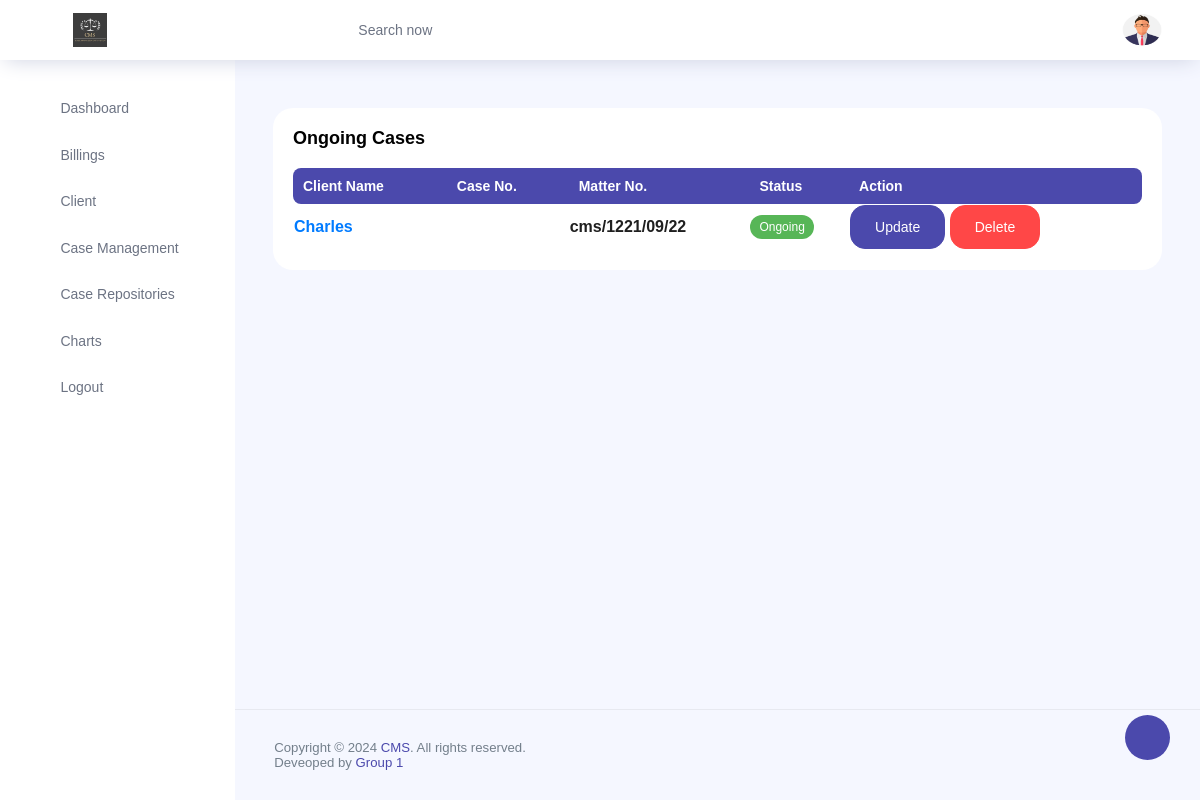
Screenshot of /activeClient/ with the database file from the repository.
### app/models.py (models this page shows, shortened)
class Clients(models.Model):
    first_name = models.CharField(max_length=100)
    sir_name = models.CharField(max_length=100)
    phone_number = models.CharField(max_length=15)
    email = models.EmailField()
    county = models.CharField(max_length=100)
    country = models.CharField(max_length=100)
    status= models.CharField(max_length=100,choices=[('ongoing','ongoing'),('case closed','case closed')],default='ongoing',blank=True,null=True)
    matter_number = models.CharField(max_length=100)
    matter_name = models.CharField(max_length=100)
    document_upload = models.FileField(upload_to='documents/')
    description = models.TextField()
    pleading_status = models.CharField(
        max_length=50,
        choices=[('plaintiff', 'Plaintiff'), ('defendant', 'Defendant')]
    )
    MATTER_TYPE_CHOICES = [
        ('criminal', 'Criminal'),
        ('civil', 'Civil'),
        ('other', 'Other Services'),
    ]
    CRIMINAL_CHOICES = [
        ('option1', 'Option 1'),
        ('option2', 'Option 2'),
        ('option3', 'Option 3'),
    ]
    CIVIL_CHOICES = [
        ('option1', 'Option 1'),
        ('option2', 'Option 2'),
        ('option3', 'Option 3'),
    ]
    OTHER_SERVICES_CHOICES = [
        ('option1', 'Option 1'),
        ('option2', 'Option 2'),
        ('option3', 'Option 3'),
    ]
    statement = models.TextField()
    dispute = models.CharField(max_length=50, choices=MATTER_TYPE_CHOICES)
    criminal_sub_option = models.CharField(max_length=50, blank=True, null=True, choices=CRIMINAL_CHOICES)
    civil_sub_option = models.CharField(max_length=50, blank=True, null=True, choices=CIVIL_CHOICES)
    other_services_sub_option = models.CharField(max_length=50, blank=True, null=True, choices=OTHER_SERVICES_CHOICES)
    billing = models.CharField(default=0.0,blank=True,null=True,max_length=100)
    payment_status = models.CharField(
        max_length=50,
        null=True,
        blank=True,
        choices=[('paid', 'Paid'), ('unpaid', 'Unpaid'), ('pro Bono', 'pro_Bono')]
    )

### app/views.py (the view)
# urls.py: path("activeClient/", activeClient, name="activeClient"),
def activeClient(request):
    data=Clients.objects.filter(status='ongoing')
    context = {
        "data": data,
    }
    return render(request, "ongoing.html",context)

### app/templates/ongoing.html
{% extends 'base.html'  %}
{% block content %}
<div class="content-wrapper">
    <div class="row" style="margin-top: 10px;">
        <div class="col-md-12 grid-margin stretch-card">
            <div class="card">
                <div class="card-body">
                    <p class="card-title">Ongoing Cases</p>
                    <div class="row">
                        <div class="col-12">
                            {% if data %}
                            <div class="table-responsive">
                                <table id="example" class="display expandable-table" style="width:100%">
                                    <thead>
                                        <tr>
                                            <th>Client Name</th>
                                            <th>Case No.</th>
                                            <th>Matter No.</th>
                                            <th>Status</th>
                                            <th>Action</th>
                                        </tr>
                                    </thead>
                                    <tbody>
                                        {% for client in data %}
                                        <tr>
                                            <th><a href="/clientInfo/{{client.id}}">{{client.first_name}}</a></th>
                                            <th>{{client.name}}</th>
                                            <th>{{client.matter_number}}</th>
                                            <th>
                                                {% if client.status == 'ongoing' %}
                                                <span class="badge badge-success">Ongoing</span>
                                                {% else %}
                                                <span class="badge badge-danger">Closed</span>
                                                {% endif %}
                                            </th>
                                            <th>
                                                <a href="/updateClient/{{client.id}}" class="btn btn-primary">Update</a>
                                                <a href="/deleteClient/{{client.id}}" onclick="return confirm('Are you sure you want to delete?')" class="btn btn-danger">Delete</a>
                                            </th>
                                        </tr>
                                        {% endfor %}
                                    </tbody>
                                </table>
                            </div>
                            {% else %}
                            <div class="alert alert-info" role="alert">
                                No closed cases
                            </div>
                            {% endif %}
                        </div>
                    </div>
                </div>
            </div>
        </div>
    </div>
</div>
{% endblock %}

### rows the page displays
Clients: first_name "Charles", matter_number "cms/1221/09/22", status "Ongoing"
